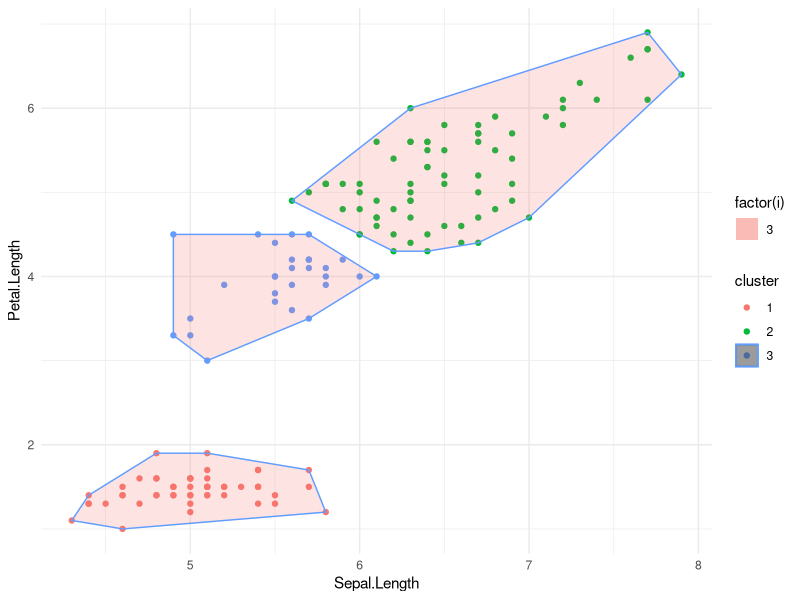

This figure's R source:
library(ggplot2)
library(dplyr)

# define your custom clustering algorithm function
my_cluster <- function(data, num_clusters) {
  
  # apply hierarchical clustering to the data
  hc <- hclust(dist(data))
  
  # cut the dendrogram into num_clusters clusters
  clusters <- cutree(hc, k = num_clusters)
  
  # convert the clusters into a data frame
  df <- data.frame(data, cluster = as.factor(clusters))
  
  # create a ggplot object with the data and the clusters
  plot <- ggplot(df, aes(x = Sepal.Length, y = Petal.Length, color = cluster)) +
    geom_point() +
    theme_minimal()
  
  # create polygons for each cluster
  for (i in 1:num_clusters) {
    
    # extract the data for the current cluster
    cluster_data <- df %>% filter(cluster == i)
    
    # compute the convex hull of the cluster
    hull <- chull(cluster_data$Sepal.Length, cluster_data$Petal.Length)
    hull_points <- cluster_data[hull, ]
    
    # create a data frame of angles between hull points and centroid
    centroid <- apply(hull_points[, c("Sepal.Length", "Petal.Length")], 2, mean)
    angles <- atan2(hull_points$Petal.Length - centroid[2], hull_points$Sepal.Length - centroid[1])
    angles_df <- data.frame(x = hull_points$Sepal.Length, y = hull_points$Petal.Length, angle = angles)
    angles_df$angle[angles_df$angle < 0] <- angles_df$angle[angles_df$angle < 0] + 2 * pi
    
    # sort the data frame by angle
    angles_df <- angles_df[order(angles_df$angle), ]
    
    # create a sequence of indices that represent the polygon
    indices <- numeric(0)
    last_index <- 1
    for (j in 2:nrow(angles_df)) {
      if ((angles_df$angle[j] - angles_df$angle[last_index]) < pi) {
        indices <- c(indices, last_index)
        last_index <- j
      }
    }
    indices <- c(indices, last_index, indices[1])
    
    # plot the polygon
    plot <- plot + geom_polygon(data = angles_df[indices, ], aes(x = x, y = y, fill = factor(i), colour = factor(i)), alpha = 0.2)
  }
  
  # return the plot
  return(plot)
}

# apply the custom clustering algorithm to the iris dataset
data <- iris[, c("Sepal.Length", "Petal.Length")]
plot <- my_cluster(data, 3)

# display the plot
plot
